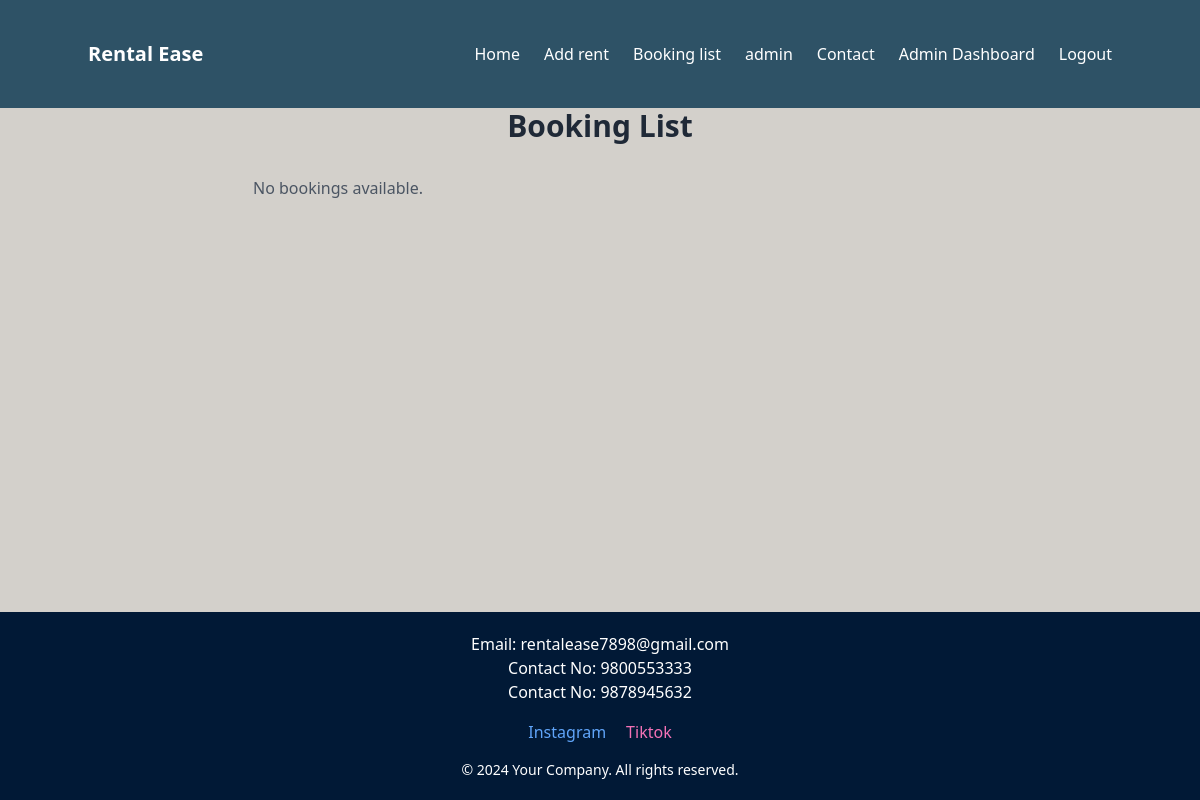
/bookings (signed in), run on an earlier commit of the app's database.
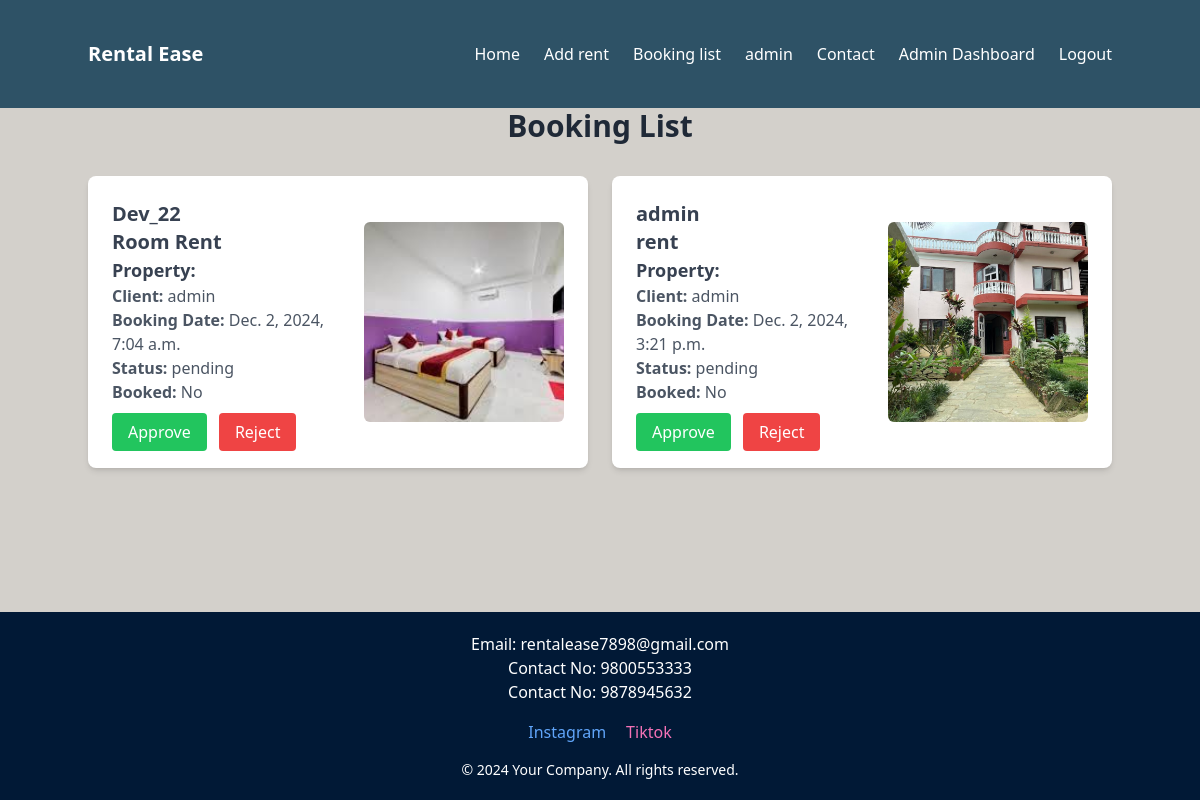
And on a later commit of the database.
### app/models.py (models this page shows, shortened)
class Booking(models.Model):
    property = models.ForeignKey(Property, on_delete=models.CASCADE, related_name='bookings')
    client = models.ForeignKey(User, on_delete=models.CASCADE)
    booking_date = models.DateTimeField(auto_now_add=True)
    is_booked = models.BooleanField(default=False)
    approval_status = models.CharField(    # Added approval_status for booking requests
        max_length=10,
        choices=[('approved', 'Approved'), ('rejected', 'Rejected'), ('pending', 'Pending')],
        default='pending'
    )

class Property(models.Model):
    seller = models.ForeignKey(User, on_delete=models.CASCADE, related_name='properties',default=True)
    title = models.CharField(max_length=255)
    description = models.TextField()
    price = models.DecimalField(max_digits=10, decimal_places=2)
    location = models.CharField(max_length=255)
    approval_status = models.CharField(
        max_length=10,
        choices=[('approved', 'Approved'), ('rejected', 'Rejected'), ('pending', 'Pending')],
        default='pending'
    )
    is_available = models.BooleanField(default=True)
    is_booked = models.BooleanField(default=False)
    image = models.ImageField(upload_to='property_images/', blank=True, null=True)
    slug = models.SlugField(unique=True, blank=True)  # Unique slug for the property

### app/views.py (the view, shortened to what this page needs)
# urls.py: path('bookings', bookings_list, name='bookings_list'),
@login_required
def bookings_list(request):
    bookings = Booking.objects.filter(property__is_booked=False,approval_status='pending')
    action = request.GET.get('action')
    booking_id = request.GET.get('booking_id')
    context = {'bookings': bookings}
    return render(request, 'booking_list.html', context)

### app/templates/booking_list.html (shortened to what this page needs)
{% extends 'navbar_footer.html' %}
{% block content %}
<body class="bg-gray-100 py-10">
    <h1 class="text-3xl font-bold text-center text-gray-800 mb-8">Booking List</h1>
    <div class="grid gap-6 grid-cols-1 md:grid-cols-2 lg:grid-cols-2 justify-center mx-auto max-w-5xl">
        {% if bookings %}
        {% for booking in bookings %}
        <div class="flex items-center bg-white shadow-md rounded-lg p-6">
            <div class="flex-1 mr-6">
                <h2 class="text-xl font-semibold text-gray-700">{{ booking.property.seller }}</h2>
                <h2 class="text-xl font-semibold text-gray-700">{{ booking.property.title }}</h2>
                <h3 class="text-lg font-semibold text-gray-700">Property: {{ booking.property.name }}</h3>
                <p class="text-gray-600"><strong>Client:</strong> {{ booking.client.username }}</p>
                <p class="text-gray-600"><strong>Booking Date:</strong> {{ booking.booking_date }}</p>
                <p class="text-gray-600"><strong>Status:</strong> {{ booking.approval_status }}</p>
                <p class="text-gray-600"><strong>Booked:</strong> {{ booking.property.is_booked|yesno:"Yes,No" }}</p>
                {% if booking.approval_status == 'pending' %}
                    <div class="mt-4">
                        <a href="{% url 'approve_booking' booking.property.slug %}" class="px-4 py-2 mr-2 text-white bg-green-500 hover:bg-green-600 rounded">Approve</a>
                        <a href="{% url 'reject_booking' booking.property.slug %}" class="px-4 py-2 text-white bg-red-500 hover:bg-red-600 rounded">Reject</a>
                    </div>
                {% else %}
                    <p class="italic text-gray-500 mt-2">This booking is {{ booking.approval_status }}.</p>
                {% endif %}
            </div>
            {% if booking.property.image %}
                <img src="{{ booking.property.image.url }}" alt="Image of {{ booking.property.name }}"
                     class="rounded-md" style="width: 200px; height: 200px; object-fit: cover;">
            {% else %}
                <p class="italic text-gray-500">No image available.</p>
            {% endif %}
        </div>
        {% endfor %}
        {% else %}
        <p class="text-center text-gray-600">No bookings available.</p>
        {% endif %}
    </div>
</body>
{% endblock %}

What changed in the data, as far as the page shows it:
added Booking: property.seller "Dev_22", property "Room Rent", client.username "admin", booking_date "Dec. 2, 2024, 7:04 a.m.", approval_status "pending", property.is_booked "No", shows "Approve", property.image (picture)
added Booking: property.seller "admin", property "rent", client.username "admin", booking_date "Dec. 2, 2024, 3:21 p.m.", approval_status "pending", property.is_booked "No", shows "Approve", property.image (picture)
Also different on the page:
text no longer shown: "No bookings available."
